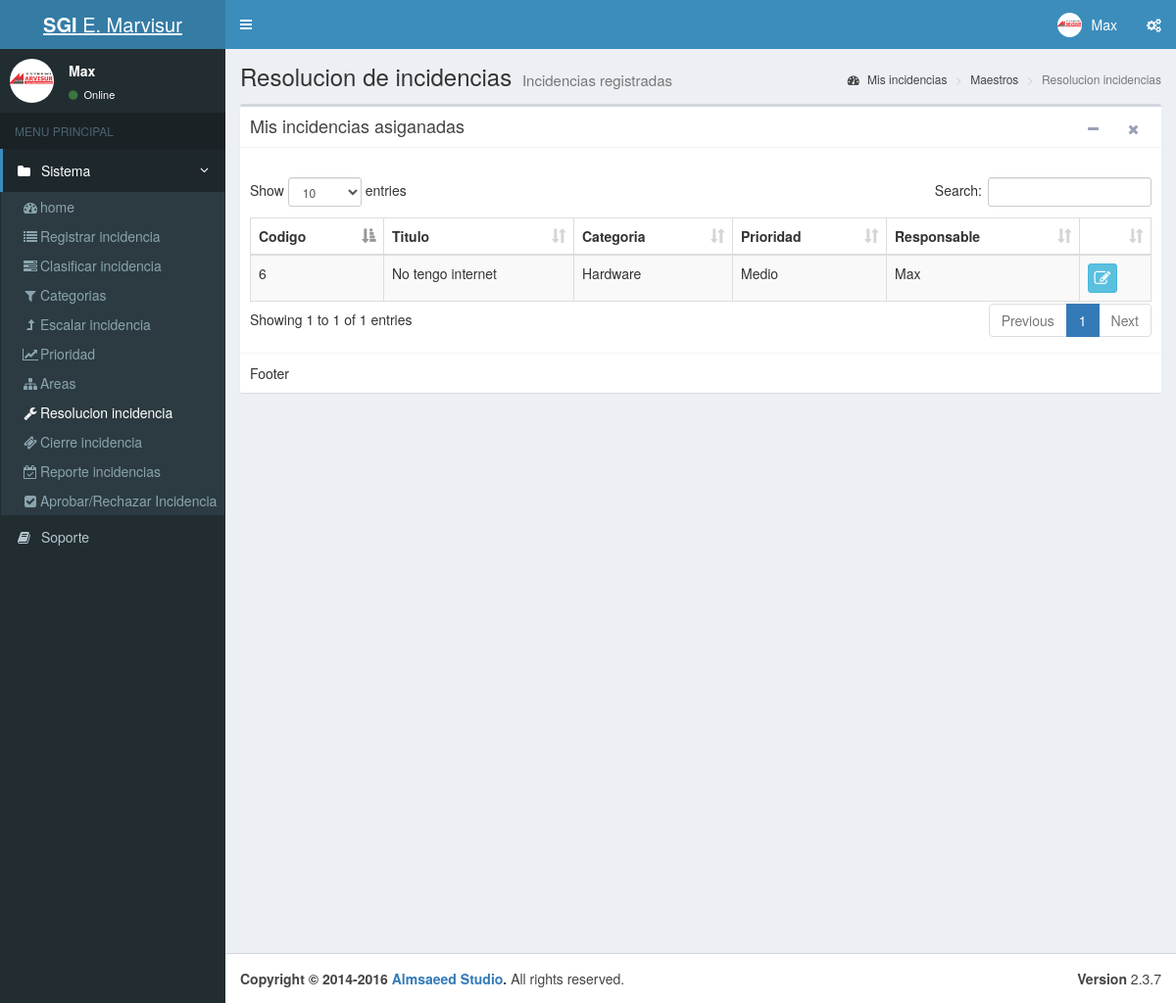
Screenshot of /index.php?c=resolucion (signed in) with the database file from the repository.
### tables this page shows
CREATE TABLE IF NOT EXISTS `menus` (
  `MENU_Id` int(11) NOT NULL,
  `MENU_Padre` varchar(45) DEFAULT NULL,
  `MENU_Nombre` varchar(100) DEFAULT NULL,
  `MENU_Descripcion` varchar(200) DEFAULT NULL,
  `MENU_NombreFormulario` varchar(50) DEFAULT NULL,
  `MENU_Icono` varchar(30) DEFAULT NULL,
  `MENU_FechaAuditoria` datetime DEFAULT NULL
);

CREATE TABLE IF NOT EXISTS `tratamiento_incidencia` (
  `TRIN_Id` int(11) NOT NULL,
  `TRIN_FechaRegistro` date NOT NULL,
  `INCI_Id` int(11) NOT NULL,
  `CATE_Id` int(11) NOT NULL,
  `AREA_Id` int(11) NOT NULL,
  `NIVE_Id` int(11) NOT NULL,
  `ESTA_Id` int(11) NOT NULL,
  `PRIO_Id` int(11) NOT NULL,
  `USUA_IdResponsable` int(11) DEFAULT NULL,
  `USUA_Id` int(11) NOT NULL,
  `TRIN_FechaAuditoria` datetime NOT NULL
);

CREATE TABLE IF NOT EXISTS `incidencias` (
  `INCI_Id` int(11) NOT NULL,
  `INCI_Titulo` varchar(50) NOT NULL,
  `INCI_Descripcion` varchar(200) NOT NULL,
  `INCI_FechaRegistro` date NOT NULL,
  `CATE_Id` int(11) NOT NULL,
  `AREA_Id` int(11) DEFAULT NULL,
  `ESTA_Id` int(11) NOT NULL,
  `USUA_Id` int(11) NOT NULL,
  `USUA_IdAuditoria` int(11) NOT NULL,
  `INCI_FechaAuditoria` datetime NOT NULL
);

CREATE TABLE IF NOT EXISTS `categoria` (
  `CATE_Id` int(11) NOT NULL,
  `CATE_Descripcion` varchar(50) NOT NULL,
  `USUA_Id` int(11) NOT NULL,
  `CATE_FechaRegistro` datetime NOT NULL
);

CREATE TABLE IF NOT EXISTS `usuarios` (
  `USUA_Id` int(11) NOT NULL,
  `USUA_Nombre` varchar(50) NOT NULL,
  `USUA_Nick` varchar(20) NOT NULL,
  `USUA_Password` varchar(50) NOT NULL,
  `ROL_Id` int(11) DEFAULT NULL,
  `USUA_FechaCreacion` date NOT NULL,
  `USUA_FechaAuditoria` datetime NOT NULL
);

### controller/resolucion.controller.php (called while the page is built, shortened)
<?php
require_once 'model/resolucion.php';
require_once 'model/herramientas.php';
class resolucionController{
    public function __CONSTRUCT(){
        $this->model = new resolucion();
        $this->herramientas = new herramientas();
    }
    public function Index(){
        require_once 'view/header.php';
        require_once 'view/incidencia/resolucion.php';
        require_once 'view/footer.php';
    }
}

### model/database.php (called while the page is built)
<?php
class Database
{
    public static function StartUp()
    {
        $pdo = new PDO('mysql:host=localhost;dbname=bd_incidencias;charset=utf8', 'root', '');
        $pdo->setAttribute(PDO::ATTR_ERRMODE, PDO::ERRMODE_EXCEPTION);
        return $pdo;
    }
}

### model/herramientas.php (called while the page is built, shortened)
<?php
class herramientas
{
	public function __CONSTRUCT()
	{
		try
		{
			$this->pdo = Database::StartUp();
		}
		catch(Exception $e)
		{
			die($e->getMessage());
		}
	}
	public function MenuValidacion($MenuPadre)
	{
		try
		{
			$stm = $this->pdo->prepare("SELECT
											M.MENU_Id,
											M.MENU_Padre,
											M.MENU_Nombre,
											M.MENU_NombreFormulario,
											M.MENU_Icono,
											R.ROL_Id,
											R.ROL_Nombre
											FROM
											menus M
											inner join permiso_rol PR on M.MENU_Id = PR.MENU_Id
											inner join rol R on PR.ROL_Id = R.ROL_Id
											WHERE
											PR.ROL_Id = ".$_SESSION['ROL_Id']."
											and MENU_Padre=?");
			$stm->execute(array($MenuPadre));
			return $stm->fetchAll(PDO::FETCH_OBJ);
		}
		catch(Exception $e)
		{
			die($e->getMessage());
		}
	}
public function MenuValidacionCabeceras()
	{
		try
		{
			$stm = $this->pdo->prepare("SELECT DISTINCT MENU_Padre FROM menus");
			$stm->execute();
			return $stm->fetchAll(PDO::FETCH_OBJ);
		}
		catch(Exception $e)
		{
			die($e->getMessage());
		}
	}
	public function ActiveMenus($ActiveMenu)
	{
		try
		{
			$stm = $this->pdo->prepare("SELECT MENU_Padre FROM menus where MENU_NombreFormulario = ?");
			$stm->execute(array($ActiveMenu));
			return $stm->fetchAll(PDO::FETCH_OBJ);
		}
		catch(Exception $e)
		{
			die($e->getMessage());
		}
	}
}

### model/resolucion.php (called while the page is built, shortened)
<?php
class resolucion
{
	public function __CONSTRUCT()
	{
		try
		{
			$this->pdo = Database::StartUp();
		}
		catch(Exception $e)
		{
			die($e->getMessage());
		}
	}
public function ListaIncidenciasPorResponsable()
{
	try
	{
		$usuario = $_SESSION['USUA_Id'];
		$stm = $this->pdo->prepare("SELECT
			TR.TRIN_Id,
			I.INCI_Titulo,
			C.CATE_Descripcion,
			CASE TR.PRIO_Id
			WHEN 0 THEN 'Sencillo'
			WHEN 1 THEN 'Bajo'
			WHEN 2 THEN 'Medio'
			WHEN 3 THEN 'Alto'
			END AS 'Prioridad',
			U.USUA_Nombre
			FROM
			tratamiento_incidencia TR
			INNER JOIN incidencias I ON TR.INCI_Id = I.INCI_Id
			INNER JOIN categoria C ON TR.CATE_Id = C.CATE_Id
			INNER JOIN usuarios U ON TR.USUA_IdResponsable = U.USUA_Id
			WHERE
			TR.USUA_IdResponsable = $usuario");
		$stm->execute();
		return $stm->fetchAll(PDO::FETCH_OBJ);
	}
	catch(Exception $e)
	{
		die($e->getMessage());
	}
}
}

### view/incidencia/resolucion.php (the view, shortened to what this page needs)
<div class="content-wrapper">
  <section class="content-header">
    <h1>
        Resolucion de incidencias
      <small>Incidencias registradas</small>
    </h1>
    <ol class="breadcrumb">
      <li><a href="#"><i class="fa fa-dashboard"></i> Mis incidencias </a></li>
      <li><a href="#">Maestros</a></li>
      <li class="active">Resolucion incidencias</li>
    </ol>
  </section>
  <section class="content">
    <div class="box">
          <div class="box-header with-border">
             <h3 class="box-title">Mis incidencias asiganadas</h3>
              <div class="box-tools pull-right">
                <button type="button" class="btn btn-box-tool" data-widget="collapse" data-toggle="tooltip" title="Collapse">
                  <i class="fa fa-minus"></i></button>
                <button type="button" class="btn btn-box-tool" data-widget="remove" data-toggle="tooltip" title="Remove">
                  <i class="fa fa-times"></i></button>
              </div>
          </div>
          <div class="box-body">
           <div class="row">
            <div class="col-lg-2">
                <br>
            </div>
          </div>
          <table   id="tbDTb" class="table table-striped  table-bordered">
              <thead>
                  <tr>
                      <th>Codigo</th>
                      <th>Titulo</th>
                      <th>Categoria</th>
                      <th>Prioridad</th>
                      <th>Responsable</th>
                      <th></th>
                 </tr>
              </thead>
              <tbody>
                <?php foreach($this->model->ListaIncidenciasPorResponsable() as $r): ?>
                  <tr>
                    <td><?php echo $r->TRIN_Id; ?></td>
                    <td><?php echo $r->INCI_Titulo; ?></td>
                    <td><?php echo $r->CATE_Descripcion; ?></td>
                    <td><?php echo $r->Prioridad; ?></td>
                    <td><?php echo $r->USUA_Nombre; ?></td>
                    <td> <a href="?c=resolucion&a=Crud&Id=<?php echo $r->TRIN_Id; ?>" data-toggle="tooltip" title="Editar" class="btn btn-social-icon btn-info btn-sm" ><i class="fa fa-fw fa-edit" ></i></a>  </td>
                  </tr>
                <?php endforeach; ?>
              </tbody>
          </table>
          </div>
          <div class="box-footer">
            Footer
          </div>
    </div>
  </section>
</div>

### view/header.php (shortened to what this page needs)
<!DOCTYPE html>
<html lang="es">
<head>
  <link rel="stylesheet" href="css/bootstrap/css/bootstrap.min.css">
  <link rel="stylesheet" href="//cdnjs.cloudflare.com/ajax/libs/font-awesome/4.5.0/css/font-awesome.min.css">
  <link rel="stylesheet" href="//cdnjs.cloudflare.com/ajax/libs/ionicons/2.0.1/css/ionicons.min.css">
  <link rel="stylesheet" href="css/dist/css/AdminLTE.min.css">
  <link rel="stylesheet" href="css/dist/css/skins/_all-skins.min.css">
  <link rel="stylesheet" href="css/plugins/datatables/dataTables.bootstrap.css">
  <link rel="stylesheet" href="assets/js/jquery-ui/jquery-ui.min.css" />
  <link rel="stylesheet" href="css/plugins/datatables/datatables.min.css">
  <link rel="stylesheet" href="css/plugins/datatables/fixedHeader.dataTables.min.css">
  <link rel="stylesheet" href="//cdnjs.cloudflare.com/ajax/libs/bootstrap-select/1.12.1/css/bootstrap-select.min.css">
  <link href="//maxcdn.bootstrapcdn.com/bootstrap/3.3.7/css/bootstrap.min.css" rel="stylesheet">
  <link href="css/fileinput/fileinput.css" media="all" rel="stylesheet" type="text/css"/>
      <link rel="stylesheet" href="css/plugins/datepicker/datepicker3.css">
</head>
<body class="hold-transition skin-blue sidebar-mini" >
  <div class="wrapper">
  <header class="main-header">
    <a href="index2.html" class="logo">
      <span class="logo-lg"><b>SGI</b> E. Marvisur</span>
    </a>
    <nav class="navbar navbar-static-top">
      <a href="#" class="sidebar-toggle" data-toggle="offcanvas" role="button">
      </a>
      <div class="navbar-custom-menu">
        <ul class="nav navbar-nav">
          <li class="dropdown user user-menu">
            <a href="#" class="dropdown-toggle" data-toggle="dropdown">
              <img src="<?php echo 'Recursos/Imagen/logo.png' ;?>" class="user-image" alt="User Image">
              <span class="hidden-xs"> <?php  echo  $_SESSION['USUA_Nombre'];?></span>
            </a>
          </li>
          <li>
            <a href="#" data-toggle="control-sidebar"><i class="fa fa-gears"></i></a>
          </li>
        </ul>
      </div>
    </nav>
  </header>
  <aside class="main-sidebar">
    <section class="sidebar">
      <div class="user-panel">
        <div class="pull-left image">
          <img src="<?php echo 'Recursos/Imagen/logo.png';?>" class="img-circle" alt="User Image">
        </div>
        <div class="pull-left info">
          <p><?php  echo  $_SESSION['USUA_Nombre'];?></p>
          <a href="#"><i class="fa fa-circle text-success"></i> Online</a>
        </div>
      </div>
      <ul class="sidebar-menu">
        <li class="header">MENU PRINCIPAL</li>
      <?php isset($_REQUEST['c'])?$active=$_REQUEST['c']:$active='';?>
        <?php foreach($this->herramientas->MenuValidacionCabeceras() as $t): ?>
           <?php foreach($this->herramientas->ActiveMenus($active) as $p): ?>
        <li class="<?php echo $p->MENU_Padre==$t->MENU_Padre? 'active' : '';?> treeview">
          <a href="#">
              <i class="fa fa-folder"></i> <span><?php echo $t->MENU_Padre; ?></span>
            <span class="pull-right-container">
              <i class="fa fa-angle-left pull-right"></i>
            </span>
          </a>
          <ul class="treeview-menu">
              <?php foreach($this->herramientas->MenuValidacion($t->MENU_Padre) as $r): ?>
              <li class="<?php echo $active == $r->MENU_NombreFormulario ? 'active' : ''; ?>"><a href="?c=<?php echo $r->MENU_NombreFormulario; ?>"><i class="<?php echo $r->MENU_Icono; ?>"></i><?php echo $r->MENU_Nombre; ?></a></li>
             <?php endforeach; ?>
          </ul>
        </li>
           <?php endforeach; ?>
        <?php endforeach; ?>
        <li><a href=""><i class="fa fa-book"></i> <span>Soporte</span></a></li>
    </section>
  </aside>

### rows the page displays
menus: MENU_Padre "Sistema", MENU_Nombre "Resolucion incidencia"
menus: MENU_Nombre "home"
menus: MENU_Nombre "Registrar incidencia"
menus: MENU_Nombre "Clasificar incidencia"
menus: MENU_Nombre "Categorias"
menus: MENU_Nombre "Escalar incidencia"
menus: MENU_Nombre "Prioridad"
menus: MENU_Nombre "Areas"
menus: MENU_Nombre "Cierre incidencia"
menus: MENU_Nombre "Reporte incidencias"
menus: MENU_Nombre "Aprobar/Rechazar Incidencia"
tratamiento_incidencia: TRIN_Id "6", INCI_Id.INCI_Titulo "No tengo internet", CATE_Id.CATE_Descripcion "Hardware", Prioridad "Medio", USUA_Id.USUA_Nombre "Max"

### other values shown
$_SESSION['USUA_Nombre'] "Max"
